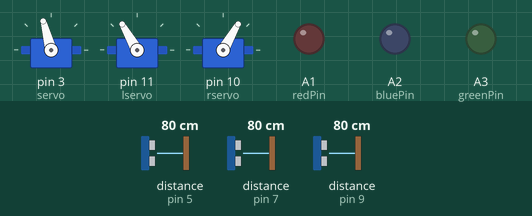
Simulated run of this sketch. Board: Arduino Uno, built with avr-gcc and run on an emulated ATmega328P. Parts: 3 × servo, output pins drawn as LEDs (lit = HIGH). Wiring (inferred from the names in the program): ultrasonic range finder: trigger pin 6; echo pin 7. The inputs (shaded band) are chosen by the test bench; at power-on: distance to the obstacle (sensors on pin 7, pin 5, pin 9) 80 cm. The echo pulse lasts 58.3 µs per cm; pins used as bus, display or sensor lines are not drawn.

Above: at 1.77 s.
2.3 s: distance to the obstacle (sensor on pin 7) set to 2 cm
At 2.63 s:
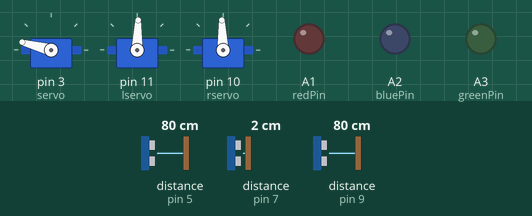
At 3.3 s:
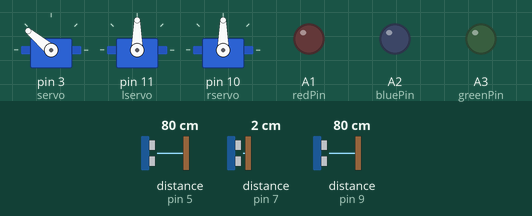
5.3 s: distance to the obstacle (sensor on pin 5) set to 2 cm
8.3 s: distance to the obstacle (sensor on pin 7) set to 18 cm
11.3 s: distance to the obstacle (sensor on pin 7) set to 4 cm
At 12.9 s:
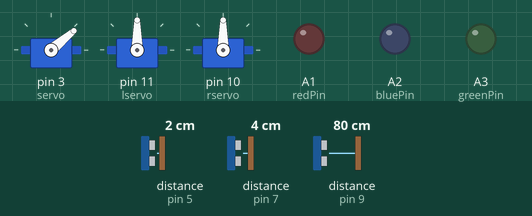
14.3 s: distance to the obstacle (sensor on pin 9) set to 2 cm
Timing chart, 0 to 18.3 s (numbered marks = the images above; inputs shaded):
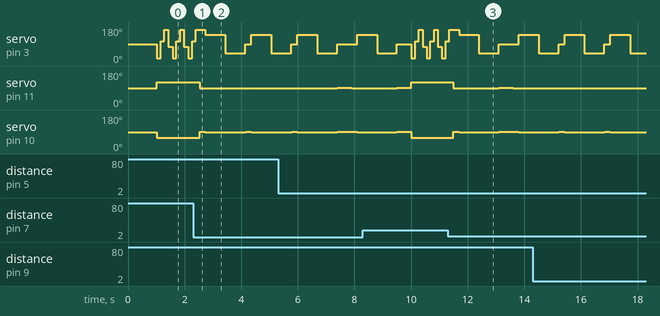

Measured:
- after the input at 2.3 s, servo on pin 11 (lservo): alternates 90° for 1.4 s and 88° for 0.20 s, starting after 0.24 s; servo on pin 10 (rservo): alternates 92° for 0.20 s and 90° for 1.4 s, starting after 0.24 s
- after the input at 11.3 s, servo on pin 11 (lservo): 120° → 88° after 0.20 s, → 90° 0.20 s later, → 92° 1.4 s later, → 88° 0.51 s later, … (5 changes in this stretch); servo on pin 10 (rservo): 60° → 92° after 0.20 s, → 90° 0.20 s later, → 92° 1.4 s later, → 90° 0.71 s later

The sketch:

obstacle_avoidance.ino
```cpp
#include <Servo.h>
Servo servo;
Servo lservo;
Servo rservo;
#define echopin1 9
#define echopin2 7
#define echopin3 5
#define trigpin1 8
#define trigpin2 6
#define trigpin3 4
int angle = 90;
const int redPin = A1;
const int bluePin = A2;
const int greenPin = A3;

long duration1, duration2, duration3, distance1, distance2, distance3;
void setup() {
  // put your setup code here, to run once:
  pinMode(echopin1,INPUT);
  pinMode(echopin2,INPUT);
  pinMode(echopin3,INPUT);
  pinMode(trigpin1,OUTPUT);
  pinMode(trigpin2,OUTPUT);
  pinMode(trigpin3,OUTPUT);
  pinMode(redPin,OUTPUT);
  pinMode(bluePin,OUTPUT);
  pinMode(greenPin,OUTPUT);
  servo.attach(3);
  servo.write(angle);
  lservo.attach(11);
  rservo.attach(10);
  lservo.write(90);
  rservo.write(90);
  delay(1000);
  Serial.begin(9600);
}
void loop() {
  digitalWrite(trigpin2,LOW);
  delayMicroseconds(2);
  digitalWrite(trigpin2,HIGH);
  delayMicroseconds(10);
  digitalWrite(trigpin2,LOW);
  duration2 = pulseIn(echopin2,HIGH);
  distance2 = duration2/58.2;
  delay(10);
  if (distance2 > 10) {
    go();
    for (int i = 15; i <=165; i+=90) {
      servo.write(i);
      delay(120);
      digitalWrite(trigpin2,LOW);
      delayMicroseconds(2);
      digitalWrite(trigpin2,HIGH);
      delayMicroseconds(10);
      digitalWrite(trigpin2,LOW);
      duration2 = pulseIn(echopin2,HIGH);
      distance2 = duration2/58.2;
      delay(10);
      if (distance2 < 10) {
        break;
      }
    }
    for (int i = 165; i >=15; i-=90) {
      servo.write(i);
      delay(120);
      digitalWrite(trigpin2,LOW);
      delayMicroseconds(2);
      digitalWrite(trigpin2,HIGH);
      delayMicroseconds(10);
      digitalWrite(trigpin2,LOW);
      duration2 = pulseIn(echopin2,HIGH);
      distance2 = duration2/58.2;
      delay(10);
      if (distance2 < 10) {
        break;
      }
    }
  }


  else if (distance2 < 10) {
    lservo.write(88);
    rservo.write(92);
    delay(200);
    lservo.write(90);
    rservo.write(90);
    servo.write(140);
    delay(200);
    digitalWrite(trigpin3,LOW);
    delayMicroseconds(2);
    digitalWrite(trigpin3,HIGH);
    delayMicroseconds(10);
    digitalWrite(trigpin3,LOW);
    duration3 = pulseIn(echopin3,HIGH);
    distance3 = duration3/58.2;
    delay(500);
    servo.write(40);
    delay(200);
    digitalWrite(trigpin1,LOW);
    delayMicroseconds(2);
    digitalWrite(trigpin1,HIGH);
    delayMicroseconds(10);
    digitalWrite(trigpin1,LOW);
    duration1 = pulseIn(echopin1,HIGH);
    distance1 = duration1/58.2;
    delay(500);
    servo.write(90);
    if (distance1 > distance3) {
      lservo.write(92);
      rservo.write(92);
      delay(500);
    }
    else if (distance1 < distance3) {
      lservo.write(88);
      rservo.write(88);
      delay(500);
    }

  }
}

void go() {
  lservo.write(120);
  rservo.write(60);


  }
  /*while(1) {
    delay(500);
    servo.write(180);
    delay(400);
    digitalWrite(trigpin2,LOW);
    delayMicroseconds(2);
    digitalWrite(trigpin2,HIGH);
    delayMicroseconds(10);
    digitalWrite(trigpin2,LOW);
    duration2 = pulseIn(echopin2,HIGH);
    distance2 = duration2/58.2;
    delay(100);
    Serial.println(distance2);
    if (distance2 < 10) {
      break;
    }
    servo.write(0);
    delay(400);
    digitalWrite(trigpin2,LOW);
    delayMicroseconds(2);
    digitalWrite(trigpin2,HIGH);
    delayMicroseconds(10);
    digitalWrite(trigpin2,LOW);
    duration2 = pulseIn(echopin2,HIGH);
    distance2 = duration2/58.2;
    delay(100);
    Serial.println(distance2);
    if (distance2 <10) {
      break;
    }
    servo.write(90);
    delay(400);
    digitalWrite(trigpin2,LOW);
    delayMicroseconds(2);
    digitalWrite(trigpin2,HIGH);
    delayMicroseconds(10);
    digitalWrite(trigpin2,LOW);
    duration2 = pulseIn(echopin2,HIGH);
    distance2 = duration2/58.2;
    delay(100);
    Serial.println(distance2);
    if (distance2 < 10) {
      break;
    }
  }*/


void setColor(int red, int green, int blue) {
  #ifdef COMMON_ANODE
    red = 255 - red;
    green = 255 - green;
    blue = 255 - blue;
  #endif
  analogWrite(redPin, red);
  analogWrite(greenPin, green);
  analogWrite(bluePin, blue);
}
```
